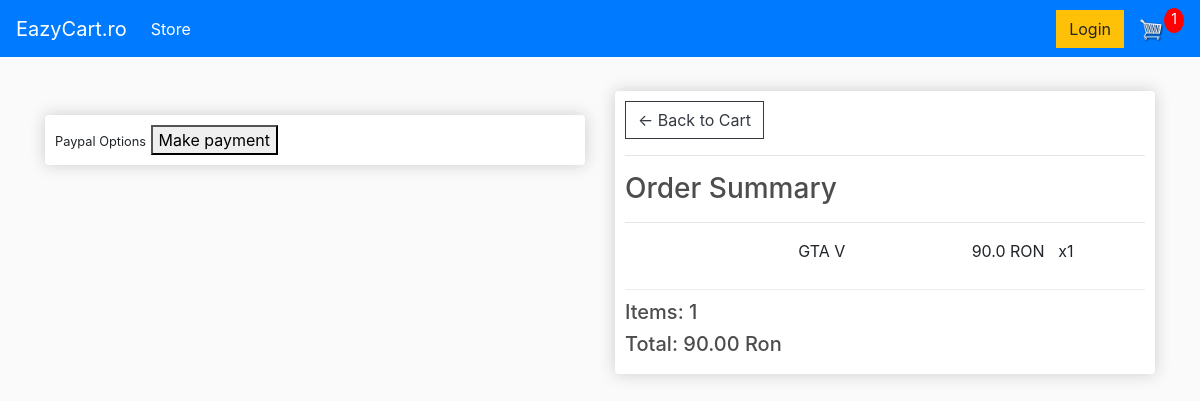
/checkout/ (signed in), run on an earlier commit of the app's database.
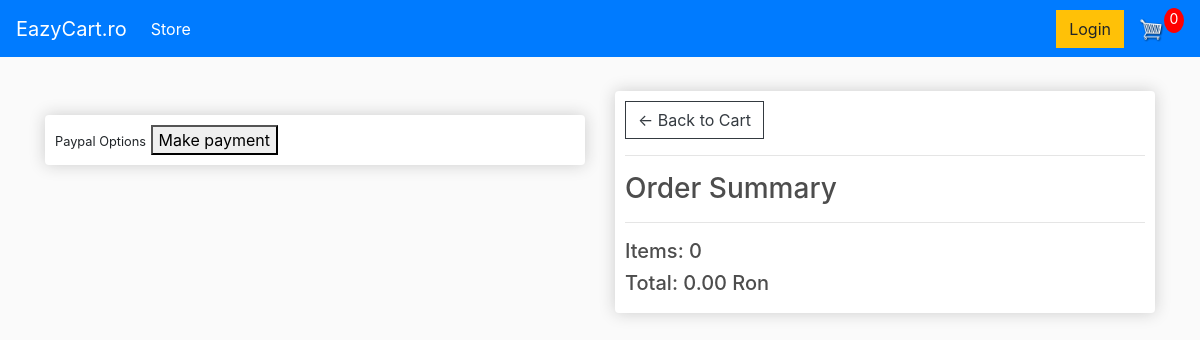
And on a later commit of the database.
### store/models.py (models this page shows, shortened)
class OrderItem(models.Model):
    order     = models.ForeignKey(Order, on_delete=models.SET_NULL, null=True)
    product   = models.ForeignKey(Product, on_delete=models.SET_NULL, null=True)
    quantity  = models.IntegerField(default=0, null=True, blank=True)
    date_aded = models.DateTimeField(auto_now_add=True)
    @property
    def get_total(self):
        total=self.product.price * self.quantity
        return total

class Product(models.Model):
    name    = models.CharField(max_length=200)
    price   = models.FloatField()
    digital = models.BooleanField(default=False, null=True, blank=True)
    image=models.ImageField(null=True, blank=True)
    @property
    def imageURL(self):
        try :
            url=self.image.url
        except:
            url = ''
        return url

class Order(models.Model):
    customer       = models.ForeignKey(Customer, on_delete=models.SET_NULL, null=True, blank=True)
    date_ordered   = models.DateTimeField(auto_now_add=True)
    complete       = models.BooleanField(default=False)
    transaction_id = models.CharField(max_length=200, null=True)
    @property
    def get_cart_total(self):
        orderitems=self.orderitem_set.all()
        total = sum([item.get_total for item in orderitems])
        return total
    @property
    def get_cart_items(self):
        orderitems=self.orderitem_set.all()
        total = sum([item.quantity for item in orderitems])
        return total
    @property
    def shipping(self):
        shipping=False
        orderitems=self.orderitem_set.all()
        for i in orderitems:
            if i.product.digital == False:
                shipping = True
        return shipping

### store/views.py (the view)
# urls.py: path('checkout/', views.checkout, name="checkout"),
def checkout(request):
    if request.user.is_authenticated:
        customer = request.user.customer
        order, created = Order.objects.get_or_create(customer=customer, complete=False)
        items = order.orderitem_set.all()
        cartItems = order.get_cart_items
    else:
        items = []
        order = {'get_cart_total': 0, 'get_cart_items': 0, 'shipping':False}
        cartItems = order['get_cart_items']
    context = {'order': order, 'items': items, 'cartItems':cartItems }
    return render(request, 'store/checkout.html', context)

### store/Templates/store/Checkout.html (shortened to what this page needs)
{% extends 'store/main.html' %}
{% load static %}
{% block content %}
    <div class="row">
        <div class="col-lg-6">
            <br>
            <div class="box-element hidden" id="payment-info">
                <small>Paypal Options</small>
                <button id ="make-payment">Make payment</button>
            </div>
        </div>
        <div class="col-lg-6">
            <div class="box-element">
                <a class="btn btn-outline-dark" href="{% url 'cart' %}">&#x2190; Back to Cart</a>
                <hr>
                <h3>Order Summary</h3>
                <hr>
                {% for item in items %}
                    <div class="cart-row">
                        <div style="flex:2"><img class="row-image" src="{{ item.product.imageURL }}"></div>
                        <div style="flex:2"><p>{{ item.product.name }}</p></div>
                        <div style="flex:1"><p>{{ item.product.price }} RON</p></div>
                        <div style="flex:1"><p>x{{ item.quantity }}</p></div>
                    </div>
                {% endfor %}
                <h5>Items:   {{ order.get_cart_items }}</h5>
                <h5>Total:   {{ order.get_cart_total|floatformat:2 }} Ron</h5>
            </div>
        </div>
    </div>
{% endblock content %}

What changed in the data, as far as the page shows it:
removed OrderItem: product.name "GTA V", product.price "90.0", quantity "1"
computed for Order: get_cart_items "1" → "0"; get_cart_total "90.00" → "0.00"
Also different on the page:
{{ cartItems }}: "1" → "0"
